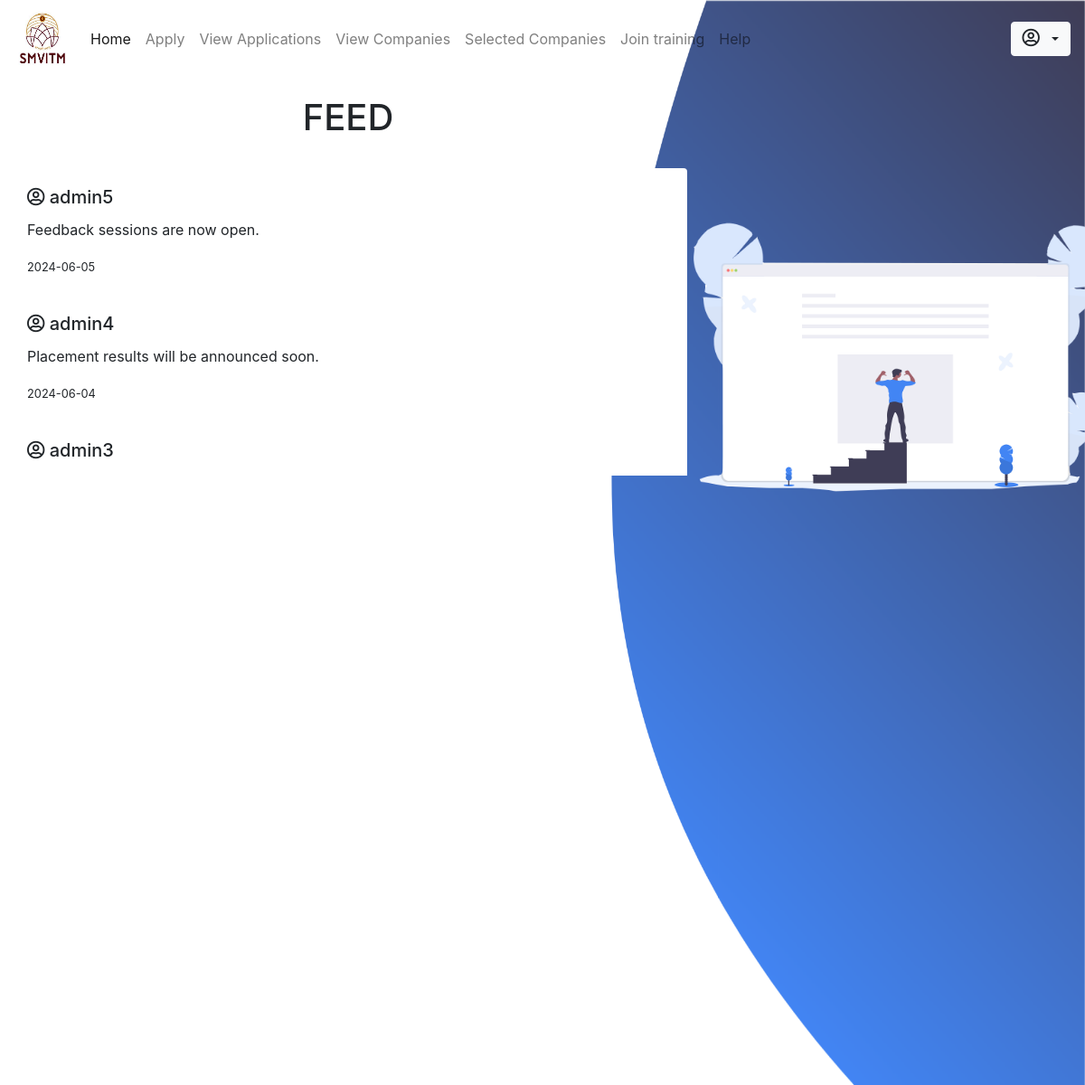
Page /student/index.php on the committed database.
### tables this page shows
CREATE TABLE `feed` (
  `id` int(255) NOT NULL,
  `user` varchar(100) DEFAULT NULL,
  `message` text DEFAULT NULL,
  `date` date DEFAULT NULL,
  `time` time NOT NULL
);

### student/index.php (the view, shortened to what this page needs)
<!DOCTYPE html>
<html lang="en">
<head>
    <link rel="stylesheet" type="text/css" href="css/index.css">
    <?php include_once 'includes/head.php' ?>
</head>
<body>
    <div>
    	<img id="img2" src="../images/feedicon.png" width="550px" style="position: absolute; position: fixed; z-index: 1; margin-left: 60%; margin-top: 18vh;">
    </div>
    <img src="../images/feed.png" id="img1" style="position: fixed;">
    	<?php include_once 'includes/nav.php' ?>
    <div class="content" style="margin-top: 20px; margin-left: 10px;">
    	<h1 class="form-row justify-content-center">FEED</h1> <br>
    	<div class="pre-scrollable" style="width: 750px; height: 400px; scroll-behavior: auto;">
         <div style="max-height: 90vh;">
             <div class="card" style="border: none;">
          <div class="card-body">
            <?php
                $sql = "select * from feed order by date desc, time desc;";
                $res = mysqli_query($conn, $sql);
                $rescheck = mysqli_num_rows($res);
                if ($rescheck > 0) {
                    while ($row = mysqli_fetch_assoc($res)) {
                        ?>
                        <h5 class="card-title"><i class="far fa-user-circle"></i>&nbsp;<?php echo $row['user']; ?></h5>
                        <p class="card-text"><?php echo $row['message']; ?></p>
                        <p><small><?php echo $row['date']; ?></small></p> <br>
                        <?php
                    }
                }
            ?>
          </div>
        </div>
        </div>
        </div>
    </div>
</body>
</html>

### student/css/index.css (style rules this page uses)
#img1 { position: absolute; height: 100vh; width: 100%; position: fixed; }
#img1,.content { position: absolute; }
#img2 { z-index: 0; }

### rows in the picture
feed: user "admin5", message "Feedback sessions are now open.", date "2024-06-05"
feed: user "admin4", message "Placement results will be announced soon.", date "2024-06-04"
feed: user "admin3"
